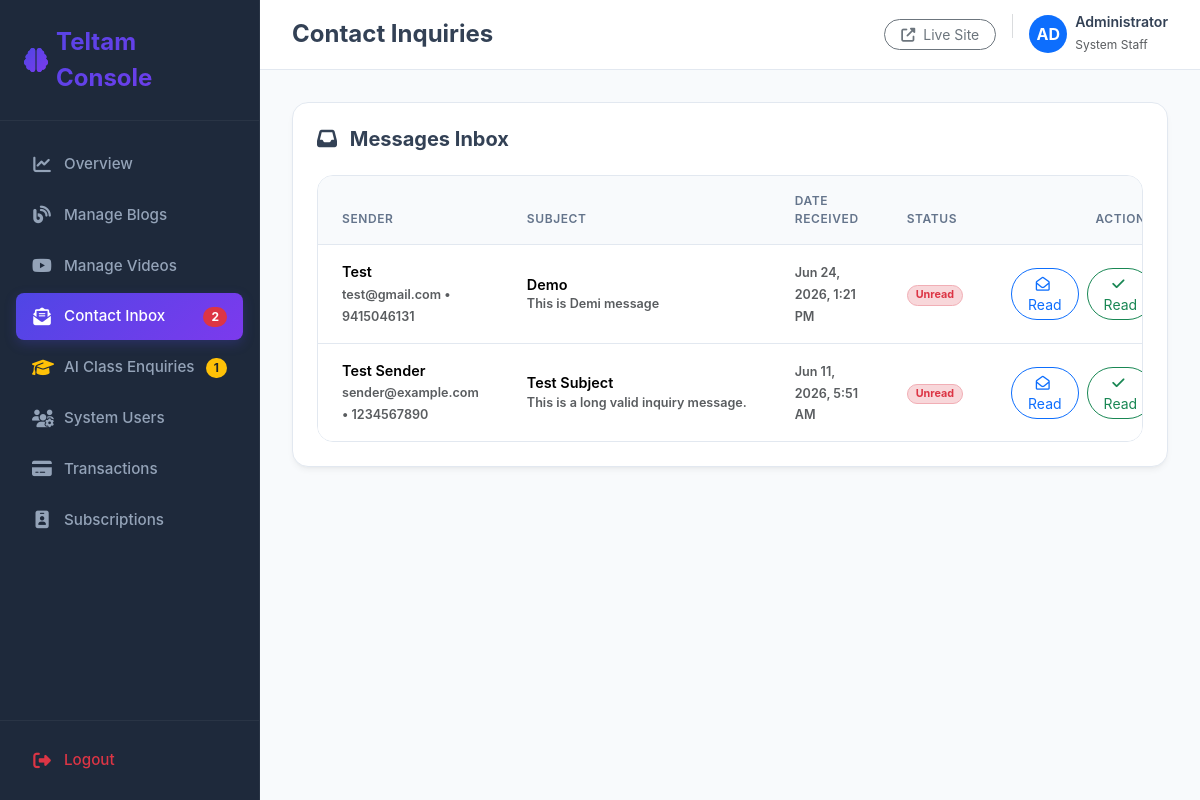
The app's page /dashboard/contacts/ (signed in) with its own data.
### app/models.py (models this page shows, shortened)
class Contact(models.Model):
    name = models.CharField(max_length=150)
    email = models.EmailField()
    phone = models.CharField(max_length=50, blank=True, null=True)
    subject = models.CharField(max_length=255)
    message = models.TextField()
    is_read = models.BooleanField(default=False)
    created_date = models.DateTimeField(auto_now_add=True)
    class Meta:
        ordering = ['-created_date']

### app/views.py (the view)
# urls.py: path('dashboard/contacts/', views.dashboard_contact_list, name='dashboard_contact_list'),
@staff_member_required(login_url='dashboard_login')
def dashboard_contact_list(request):
    contacts_list = Contact.objects.all()
    paginator = Paginator(contacts_list, 10)
    page_number = request.GET.get('page')
    page_obj = paginator.get_page(page_number)
    context = {
        'page_obj': page_obj,
    }
    return render(request, 'dashboard/contact_list.html', context)

### app/context_processors.py (called while the page is built)
def dashboard_context(request):
    if request.user.is_authenticated and request.user.is_staff:
        return {
            'global_unread_messages_count': Contact.objects.filter(is_read=False).count(),
            'global_pending_enquiries_count': AIClassEnquiry.objects.filter(status='pending').count()
        }
    return {}

### templates/dashboard/contact_list.html (shortened to what this page needs)
{% extends 'dashboard/base.html' %}
{% block header_title %}Contact Inquiries{% endblock %}
{% block nav_contacts %}active{% endblock %}
{% block content %}
<div class="dashboard-card p-4">
    <div class="d-flex justify-content-between align-items-center mb-4">
        <h5 class="fw-bold mb-0 text-slate-800"><i class="fas fa-inbox text-amber me-2"></i> Messages Inbox</h5>
    </div>
    <div class="table-responsive">
        <table class="table align-middle">
            <thead>
                <tr>
                    <th>Sender</th>
                    <th>Subject</th>
                    <th>Date Received</th>
                    <th>Status</th>
                    <th class="text-end">Actions</th>
                </tr>
            </thead>
            <tbody>
                {% for msg in page_obj %}
                <tr class="{% if not msg.is_read %}fw-semibold bg-light-subtle{% endif %}">
                    <td>
                        <span class="text-slate-800 d-block">{{ msg.name }}</span>
                        <small class="text-muted">{{ msg.email }}{% if msg.phone %} • {{ msg.phone }}{% endif %}</small>
                    </td>
                    <td>
                        <span class="text-slate-800 d-block text-truncate" style="max-width: 300px;">{{ msg.subject }}</span>
                        <small class="text-muted text-truncate d-block" style="max-width: 300px;">{{ msg.message }}</small>
                    </td>
                    <td><small class="text-muted">{{ msg.created_date|date:"M d, Y, g:i A" }}</small></td>
                    <td>
                        {% if msg.is_read %}
                            <span class="badge bg-light text-muted border rounded-pill px-2">Reviewed</span>
                        {% else %}
                            <span class="badge bg-danger-subtle text-danger border border-danger-subtle rounded-pill px-2">Unread</span>
                        {% endif %}
                    </td>
                    <td class="text-end">
                        <div class="d-flex justify-content-end gap-2">
                            <a href="{% url 'dashboard_contact_view' msg.pk %}" class="btn btn-sm btn-outline-primary rounded-pill px-3" title="Read Message">
                                <i class="far fa-envelope-open me-1"></i> Read
                            </a>
                            {% if msg.is_read %}
                                <a href="{% url 'dashboard_contact_mark_unread' msg.pk %}" class="btn btn-sm btn-outline-warning rounded-pill px-3" title="Mark as Unread">
                                    <i class="fas fa-envelope me-1"></i> Unread
                                </a>
                            {% else %}
                                <a href="{% url 'dashboard_contact_mark_read' msg.pk %}" class="btn btn-sm btn-outline-success rounded-pill px-3" title="Mark as Read">
                                    <i class="fas fa-check me-1"></i> Read
                                </a>
                            {% endif %}
                        </div>
                    </td>
                </tr>
                {% endfor %}
            </tbody>
        </table>
    </div>
</div>
{% endblock %}

### templates/dashboard/base.html (shortened to what this page needs)
{% load static %}
<!DOCTYPE html>
<html lang="en">
<head>
    <link href="https://cdn.jsdelivr.net/npm/bootstrap@5.3.2/dist/css/bootstrap.min.css" rel="stylesheet">
    <link href="https://cdnjs.cloudflare.com/ajax/libs/font-awesome/6.4.2/css/all.min.css" rel="stylesheet">
</head>
<body>
    <div class="sidebar" id="sidebar">
        <div>
            <div class="sidebar-brand d-flex align-items-center gap-2">
                <i class="fas fa-brain fs-4 text-primary" style="background: var(--brand-gradient); -webkit-background-clip: text; -webkit-text-fill-color: transparent;"></i>
                <span class="fw-bold fs-4 text-white">Teltam Console</span>
            </div>
            <ul class="sidebar-menu">
                <li class="sidebar-item {% block nav_home %}{% endblock %}">
                    <a href="{% url 'dashboard_home' %}" class="sidebar-link">
                        <i class="fas fa-chart-line"></i>
                        <span>Overview</span>
                    </a>
                </li>
                <li class="sidebar-item {% block nav_blogs %}{% endblock %}">
                    <a href="{% url 'dashboard_blog_list' %}" class="sidebar-link">
                        <i class="fas fa-blog"></i>
                        <span>Manage Blogs</span>
                    </a>
                </li>
                <li class="sidebar-item {% block nav_videos %}{% endblock %}">
                    <a href="{% url 'dashboard_video_list' %}" class="sidebar-link">
                        <i class="fab fa-youtube"></i>
                        <span>Manage Videos</span>
                    </a>
                </li>
                <li class="sidebar-item {% block nav_contacts %}{% endblock %}">
                    <a href="{% url 'dashboard_contact_list' %}" class="sidebar-link d-flex align-items-center justify-content-between">
                        <div class="d-flex align-items-center">
                            <i class="fas fa-envelope-open-text"></i>
                            <span>Contact Inbox</span>
                        </div>
                        {% if global_unread_messages_count > 0 %}
                            <span class="badge bg-danger rounded-pill px-2 py-1" style="font-size: 0.75rem;">{{ global_unread_messages_count }}</span>
                        {% endif %}
                    </a>
                </li>
                <li class="sidebar-item {% block nav_ai_enquiries %}{% endblock %}">
                    <a href="{% url 'dashboard_ai_class_enquiry_list' %}" class="sidebar-link d-flex align-items-center justify-content-between">
                        <div class="d-flex align-items-center">
                            <i class="fas fa-graduation-cap text-warning"></i>
                            <span>AI Class Enquiries</span>
                        </div>
                        {% if global_pending_enquiries_count > 0 %}
                            <span class="badge bg-warning text-dark rounded-pill px-2 py-1" style="font-size: 0.75rem;">{{ global_pending_enquiries_count }}</span>
                        {% endif %}
                    </a>
                </li>
                <li class="sidebar-item {% block nav_users %}{% endblock %}">
                    <a href="{% url 'dashboard_user_list' %}" class="sidebar-link">
                        <i class="fas fa-users-cog"></i>
                        <span>System Users</span>
                    </a>
                </li>
                <li class="sidebar-item {% block nav_payments %}{% endblock %}">
                    <a href="{% url 'dashboard_payment_list' %}" class="sidebar-link">
                        <i class="fas fa-credit-card"></i>
                        <span>Transactions</span>
                    </a>
                </li>
                <li class="sidebar-item {% block nav_subscriptions %}{% endblock %}">
                    <a href="{% url 'dashboard_subscription_list' %}" class="sidebar-link">
                        <i class="fas fa-id-badge"></i>
                        <span>Subscriptions</span>
                    </a>
                </li>
            </ul>
        </div>
        <div class="sidebar-footer">
            <a href="{% url 'dashboard_logout' %}" class="sidebar-link text-danger">
                <i class="fas fa-sign-out-alt"></i>
                <span>Logout</span>
            </a>
        </div>
    </div>
    <div class="content-wrapper">
        <header class="topbar">
            <div class="d-flex align-items-center gap-3">
                <h4 class="mb-0 fw-bold text-slate-800">{% block header_title %}Overview{% endblock %}</h4>
            </div>
            <div class="d-flex align-items-center gap-3">
                <a href="{% url 'home' %}" target="_blank" class="btn btn-sm btn-outline-secondary rounded-pill px-3">
                    <i class="fas fa-external-link-alt me-1"></i> Live Site
                </a>
                <div class="d-flex align-items-center gap-2">
                    <div class="rounded-circle bg-primary text-white d-flex align-items-center justify-content-center fw-bold" style="width: 38px; height: 38px;">
                        {{ request.user.first_name|slice:":2"|upper|default:"AD" }}
                    </div>
                    <div class="d-none d-md-block">
                        <h6 class="mb-0 fw-semibold" style="font-size: 0.88rem;">{{ request.user.first_name|default:request.user.username }}</h6>
                        <span class="text-muted" style="font-size: 0.75rem;">System Staff</span>
                    </div>
                </div>
            </div>
        </header>
        <main class="main-content">
            {% include 'sweetalert_messages.html' %}
            <div class="animate-fade-in">
                {% block content %}{% endblock %}
            </div>
        </main>
    </div>
</body>
</html>

### templates/dashboard/base.html (style rules this page uses)
:root { --sidebar-width: 260px; --brand-gradient: linear-gradient(135deg, #4f46e5 0%, #7c3aed 100%); --brand-primary: #4f46e5; --brand-secondary: #7c3aed; --dark-bg: #0f172a; --dark-sidebar-bg: #1e293b; --light-bg: #f8fafc; --border-color: #e2e8f0; --text-main: #334155; --text-muted: #64748b; }
*:not(i):not(.fa):not(.fas):not(.far):not(.fal):not(.fab):not(.fa-solid):not(.fa-regular):not(.fa-brands):not([class^="fa-"]):not([class*=" fa-"]), body, button, input, select, textarea { font-family: 'Zoho Puvi', -apple-system, BlinkMacSystemFont, "Segoe UI", Roboto, sans-serif !important; }
.fa, .fas, .far, .fal, .fab, .fa-solid, .fa-regular, .fa-light, .fa-thin, .fa-duotone, .fa-brands, [class^="fa-"], [class*=" fa-"], i { font-family: "Font Awesome 6 Free", "Font Awesome 6 Brands", "FontAwesome" !important; }
body { font-family: 'Zoho Puvi', -apple-system, BlinkMacSystemFont, "Segoe UI", Roboto, sans-serif !important; background-color: var(--light-bg); color: var(--text-main); overflow-x: hidden; }
h1, h2, h3, h4, h5, h6, .display-font { font-family: 'Zoho Puvi', -apple-system, BlinkMacSystemFont, "Segoe UI", Roboto, sans-serif !important; }
.sidebar { width: var(--sidebar-width); height: 100vh; position: fixed; top: 0; left: 0; background-color: var(--dark-sidebar-bg); z-index: 100; transition: all 0.3s cubic-bezier(0.4, 0, 0.2, 1); border-right: 1px solid rgba(255, 255, 255, 0.05); display: flex; flex-direction: column; justify-content: space-between; }
.sidebar-brand { padding: 1.5rem; border-bottom: 1px solid rgba(255, 255, 255, 0.05); background: var(--brand-gradient); -webkit-background-clip: text; -webkit-text-fill-color: transparent; }
.sidebar-menu { list-style: none; padding: 1rem 0; margin: 0; flex-grow: 1; overflow-y: auto; }
.sidebar-item { margin: 0.25rem 1rem; }
.sidebar-link { display: flex; align-items: center; padding: 0.75rem 1rem; color: #94a3b8; text-decoration: none; border-radius: 8px; font-weight: 500; font-size: 0.95rem; transition: all 0.2s ease; }
.sidebar-link i { margin-right: 0.75rem; font-size: 1.1rem; width: 20px; text-align: center; transition: transform 0.2s ease; }
.sidebar-item.active .sidebar-link { color: #ffffff; background: var(--brand-gradient); box-shadow: 0 4px 12px rgba(79, 70, 229, 0.25); }
.sidebar-footer { padding: 1rem; border-top: 1px solid rgba(255, 255, 255, 0.05); }
.content-wrapper { margin-left: var(--sidebar-width); min-height: 100vh; transition: all 0.3s cubic-bezier(0.4, 0, 0.2, 1); display: flex; flex-direction: column; }
.topbar { height: 70px; background-color: #ffffff; border-bottom: 1px solid var(--border-color); display: flex; align-items: center; justify-content: space-between; padding: 0 2rem; position: sticky; top: 0; z-index: 90; }
.main-content { padding: 2rem; flex-grow: 1; }
.dashboard-card { background: #ffffff; border: 1px solid var(--border-color); border-radius: 16px; box-shadow: 0 4px 6px -1px rgba(0, 0, 0, 0.05), 0 2px 4px -2px rgba(0, 0, 0, 0.05); transition: all 0.3s cubic-bezier(0.4, 0, 0.2, 1); overflow: hidden; }
.table-responsive { background: #ffffff; border: 1px solid var(--border-color); border-radius: 16px; overflow: hidden; }
.table { margin-bottom: 0; }
.table th { background-color: #f8fafc; color: var(--text-muted); font-weight: 600; text-transform: uppercase; font-size: 0.75rem; letter-spacing: 0.05em; padding: 1rem 1.5rem; border-bottom: 1px solid var(--border-color); }
.table td { padding: 1rem 1.5rem; vertical-align: middle; font-size: 0.9rem; border-bottom: 1px solid var(--border-color); }
.table tr:last-child td { border-bottom: none; }
.animate-fade-in { animation: fadeIn 0.4s ease-out forwards; }

### templates/sweetalert_messages.html (style rules this page uses)
:root { --toast-success-gradient: linear-gradient(135deg, #34d399 0%, #10b981 100%); --toast-error-gradient: linear-gradient(135deg, #f87171 0%, #ef4444 100%); --toast-warning-gradient: linear-gradient(135deg, #fbbf24 0%, #f59e0b 100%); --toast-info-gradient: linear-gradient(135deg, #60a5fa 0%, #3b82f6 100%); --toast-accent-color: #4f46e5; }

### records on screen
Contact: name "Test", email "test@gmail.com", phone "9415046131", subject "Demo", message "This is Demi message", created_date "Jun 24, 2026, 1:21 PM", is_read "Unread"
Contact: name "Test Sender", email "sender@example.com", phone "1234567890", subject "Test Subject", message "This is a long valid inquiry message.", created_date "Jun 11, 2026, 5:51 AM", is_read "Unread"

### other values on screen
{{ global_unread_messages_count }} "2"
{{ global_pending_enquiries_count }} "1"
{{ request.user.first_name|slice:":2"|upper|default:"AD" }} "AD"
{{ request.user.first_name|default:request.user.username }} "Administrator"
